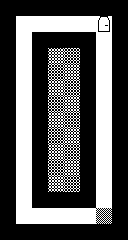

This is a level from a 2D game, rendered from its Tiled map with the project's own tilesets. A one-line summary and the complete map file follow:
An orthogonal 8x15 tile map with 16x16 px tiles, 1 tile layer (Ground) and 13 objects (12x Rock, PlayerStartingPosition).

<map version="1.0" orientation="orthogonal" width="8" height="15" tilewidth="16" tileheight="16">
 <properties>
  <property name="gravity" value="10" />
  <property name="nextMap" value="map2.tmx" />
 </properties>
 <tileset firstgid="1" name="Tileset" tilewidth="16" tileheight="16">
  <image source="../assets/tiles.png" width="32" height="48" />
  <tile id="0">
   <properties>
    <property name="blastable" value="0" />
    <property name="name" value="Wall" />
    <property name="obstacle" value="1" />
   </properties>
  </tile>
  <tile id="1">
   <properties>
    <property name="blastable" value="0" />
    <property name="name" value="Floor" />
    <property name="obstacle" value="0" />
   </properties>
  </tile>
  <tile id="2">
   <properties>
    <property name="blastTo" value="Floor" />
    <property name="blastable" value="1" />
    <property name="name" value="BlastableWall" />
    <property name="obstacle" value="1" />
   </properties>
  </tile>
  <tile id="3">
   <properties>
    <property name="name" value="Door" />
    <property name="obstacle" value="0" />
   </properties>
  </tile>
  <tile id="4">
   <properties>
    <property name="blastTo" value="Floor" />
    <property name="blastable" value="1" />
    <property name="chainBlast" value="1" />
    <property name="name" value="ChainBlastableWall" />
    <property name="obstacle" value="1" />
   </properties>
  </tile>
  <tile id="5">
   <properties>
    <property name="blastTo" value="Wall" />
    <property name="blastable" value="1" />
    <property name="chainBlast" value="1" />
    <property name="name" value="BlastToWall" />
    <property name="obstacle" value="1" />
   </properties>
  </tile>
 </tileset>
 <layer name="Ground" width="8" height="15">
  <data encoding="csv">
1,1,1,1,1,1,1,1,
1,2,2,2,2,2,4,1,
1,2,1,1,1,1,2,1,
1,2,1,5,6,1,2,1,
1,2,1,6,5,1,2,1,
1,2,1,5,6,1,2,1,
1,2,1,6,5,1,2,1,
1,2,1,5,6,1,2,1,
1,2,1,6,5,1,2,1,
1,2,1,5,6,1,2,1,
1,2,1,6,5,1,2,1,
1,2,1,5,6,1,2,1,
1,2,1,1,1,1,2,1,
1,2,2,2,2,2,3,1,
1,1,1,1,1,1,1,1
</data>
 </layer>
 <objectgroup name="Objects" width="8" height="15">
  <object name="Player" type="PlayerStartingPosition" x="16" y="208" width="16" height="16">
   <properties>
    <property name="number" value="0" />
   </properties>
  </object>
  <object type="Rock" x="96" y="16" width="16" height="16">
   <ellipse />
  </object>
  <object type="Rock" x="96" y="32" width="16" height="16">
   <ellipse />
  </object>
  <object type="Rock" x="96" y="48" width="16" height="16">
   <ellipse />
  </object>
  <object type="Rock" x="96" y="64" width="16" height="16">
   <ellipse />
  </object>
  <object type="Rock" x="96" y="80" width="16" height="16">
   <ellipse />
  </object>
  <object type="Rock" x="96" y="96" width="16" height="16">
   <ellipse />
  </object>
  <object type="Rock" x="96" y="112" width="16" height="16">
   <ellipse />
  </object>
  <object type="Rock" x="96" y="128" width="16" height="16">
   <ellipse />
  </object>
  <object type="Rock" x="96" y="144" width="16" height="16">
   <ellipse />
  </object>
  <object type="Rock" x="96" y="160" width="16" height="16">
   <ellipse />
  </object>
  <object type="Rock" x="96" y="176" width="16" height="16">
   <ellipse />
  </object>
  <object type="Rock" x="96" y="192" width="16" height="16">
   <ellipse />
  </object>
 </objectgroup>
</map>